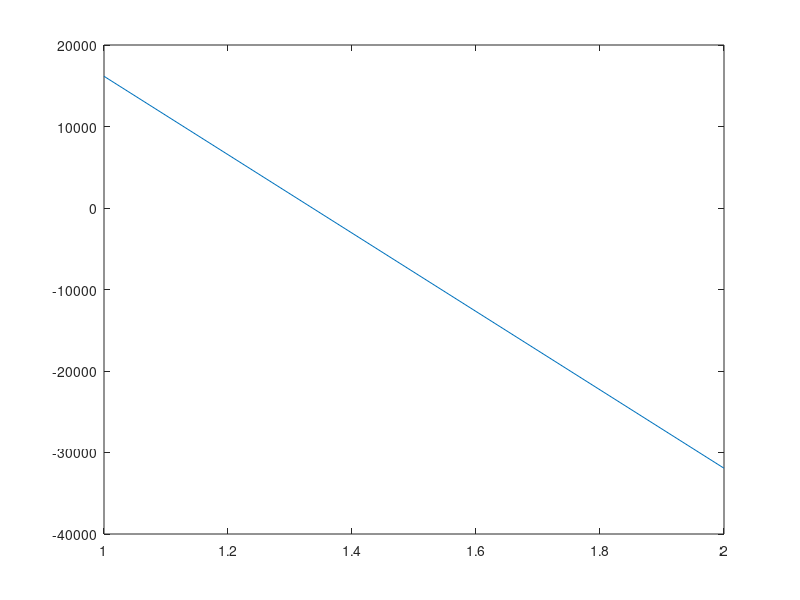

This chart was generated by the following MATLAB code:
load MLpractice.mat; 

cvp = cvpartition(size(T, 1), 'KFold', 10); 
%neuralNet_mdl = fitrnet(T, binarray, 'CrossVal','on', 'Activations', 'sigmoid', 'LayerSizes', [5, 5, 5, 1, 1]);
%MSE1 = kfoldLoss(neuralNet_mdl); 


% lambda = (0:0.5:5)*1e-3;
% cvloss = zeros(length(lambda),1);
% for i = 1:length(lambda)
%     cvMdl = fitrnet(T, binarray,"Lambda",lambda(i),'CrossVal', 'on',"Standardize",true, 'LayerSizes', [7]);
%     cvloss(i) = kfoldLoss(cvMdl);
% end
% 
% plot(lambda,cvloss)
% xlabel("Regularization Strength")
% ylabel("Cross-Validation Loss")

T = normalize(T)
k = [1, 2]; 
likelihood = zeros(length(k), 1); 
for i=1:length(k)
    GMM_model = fitgmdist(T, k(i));
    likelihood(i) = GMM_model.NegativeLogLikelihood; 
end 

plot(k, likelihood); 
